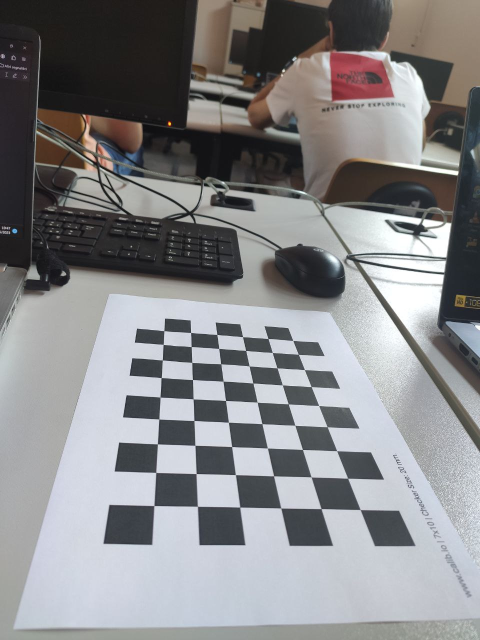
//> input picture Images/scacchiera (1).jpg, 960 x 1280 px (shown at 1/2 size)
$ ./task2 Images/   (built with g++ and OpenCV 4)
//> lines starting //> are read from the running program, lines starting //| are printed output that depends on the picture; after the words box and inside, x2 and y2 are one past the last pixel; in counts of white or black regions, pixels touching at a corner belong together
### functions/calibrationUtils.hpp
#ifndef CALIBRATION_UTILS_H
#define CALIBRATION_UTILS_H

#include <vector>
#include <opencv2/core.hpp>

#define CHECKER_SIZE 21.5 // about 2,15 cm per square

void computeObjectPts(std::vector<std::vector<cv::Point3f>> &objectPoints, // input & output
                      std::vector<std::vector<cv::Point2f>> &imagePoints,  // input & output
                      cv::Size patternSize, std::vector<cv::Point2f> corners);

double computeReprojectionError(cv::Mat cameraMatrix, cv::Mat distCoeffs,
                                std::vector<cv::Mat> rotationVec, std::vector<cv::Mat> translationVec,
                                std::vector<std::vector<cv::Point2f>> imagePoints,
                                std::vector<std::vector<cv::Point3f>> objectPoints);

void computeChessboard(cv::Mat &image, cv::Size patternSize,
                       std::vector<cv::Point2f> &corners,
                       std::vector<std::vector<cv::Point2f>> &imagePoints);

#endif

### functions/utils.hpp
#ifndef UTILS_H
#define UTILS_H

#include <string>
#include <vector>
#include <opencv2/core.hpp>

/*
    USEFUL FUNCTIONS
*/
void readImages(std::string directory, std::vector<cv::Mat> &images);
double computeReprojectionError(cv::Mat cameraMatrix, cv::Mat distCoeffs,
                                std::vector<cv::Mat> rotationVec, std::vector<cv::Mat> translationVec,
                                std::vector<std::vector<cv::Point2f>> imagePoints,
                                std::vector<std::vector<cv::Point3f>> objectPoints);
void undistortImages1(cv::Mat distortedImg, cv::Mat cameraMatrix, cv::Mat distCoeffs);
void undistortImages2(cv::Mat distortedImg, cv::Mat cameraMatrix, cv::Mat distCoeffs);

#endif // UTILS_H

### functions/calibrationUtils.cpp
#include "calibrationUtils.hpp"
#include <opencv2/opencv.hpp>
#include <string>
#include <vector>

void computeObjectPts(std::vector<std::vector<cv::Point3f>> &objectPoints, // input & output
                      std::vector<std::vector<cv::Point2f>> &imagePoints,  // input & output
                      cv::Size patternSize, std::vector<cv::Point2f> corners)
{
    std::vector<cv::Point3f> obj;
    for (int i = 0; i < patternSize.height; i++)
    {
        for (int j = 0; j < patternSize.width; j++)
        {
            double resJ = (double)j * CHECKER_SIZE;
            double resI = (double)i * CHECKER_SIZE;
            obj.push_back(cv::Point3f(resJ, resI, 0));
        }
    }

    imagePoints.push_back(corners);
    objectPoints.push_back(obj);
    objectPoints.resize(imagePoints.size(), objectPoints[0]);
}

void computeChessboard(cv::Mat &image, cv::Size patternSize, std::vector<cv::Point2f> &corners, std::vector<std::vector<cv::Point2f>> &imagePoints)
{
    cv::Mat gray;
    bool patternFound;

    cv::cvtColor(image, gray, cv::COLOR_BGR2GRAY); // Convert the image to grayscale
    gray.convertTo(gray, CV_8U);

    patternFound = cv::findChessboardCorners(gray, patternSize, corners,
                                             cv::CALIB_CB_ADAPTIVE_THRESH + cv::CALIB_CB_NORMALIZE_IMAGE + cv::CALIB_CB_FAST_CHECK);

    if (patternFound)
    {
        cornerSubPix(gray, corners, cv::Size(11, 11), cv::Size(-1, -1),
                     cv::TermCriteria(cv::TermCriteria::Type::EPS + cv::TermCriteria::Type::MAX_ITER, 30, 0.1));
    }

    cv::drawChessboardCorners(image, patternSize, cv::Mat(corners), patternFound);

    // cv::imshow(std::to_string(i), images[i]);
    // cv::waitKey();
}

double computeReprojectionError(cv::Mat cameraMatrix, cv::Mat distCoeffs,
                                std::vector<cv::Mat> rotationVec, std::vector<cv::Mat> translationVec,
                                std::vector<std::vector<cv::Point2f>> imagePoints,
                                std::vector<std::vector<cv::Point3f>> objectPoints)
{
    double totalError = 0;
    int totalPoints = 0;
    for (size_t i = 0; i < objectPoints.size(); i++)
    {
        std::vector<cv::Point2f> imagePoints2;
        cv::projectPoints(objectPoints[i], rotationVec[i], translationVec[i], cameraMatrix,
                          distCoeffs, imagePoints2);
        double error = cv::norm(imagePoints[i], imagePoints2, cv::NORM_L2);
        totalError += error * error;
        totalPoints += objectPoints[i].size();
    }
    double meanError = std::sqrt(totalError / totalPoints);
}

### functions/utils.cpp
#include "utils.hpp"
#include <dirent.h>
#include <iostream>
#include <opencv2/opencv.hpp>
#include <string>
#include <vector>

void readImages(std::string directory, std::vector<cv::Mat> &images)
{
//> called with directory = "Images/"
    for (int i = 1; i <= 27; i++) // change to 27 if you want to try with my camera pictures
    {
        cv::Mat image;

        std::string fileName = "scacchiera (" + std::to_string(i) + ")"; // orders the images
        std::string filePath = directory + "/" + fileName + ".jpg";      // change to .JPG if you want to try my camera settings

        if (FILE *file = fopen(filePath.c_str(), "r"))
        {
            fclose(file);
            image = cv::imread(filePath, cv::IMREAD_COLOR);
//> image is the input picture: 1280 rows x 960 cols, CV_8UC3; mean B, G, R 136.5, 134.7, 134.6
        }
        else
        {
            std::cout << "ERROR - UTILS.CPP";
            return;
        }
        images.push_back(image);
    }
}

// [45 lines left out: functions undistortImages1, undistortImages2, not called in this run]

### task2.cpp
// STD
#include <iostream>
#include <string>
#include <vector>

// OPENCV
#include <opencv2/opencv.hpp>

// MIE
#include "functions/utils.hpp"
#include "functions/calibrationUtils.hpp"

using std::cout;
using std::endl;

int main(int argc, char *argv[])
{
    if (argc < 2)
    {
        std::cerr << "Usage: " << argv[0] << " /Path/to/Images/" << endl;
        return -1;
    }

    std::string directory = argv[1]; // disrectory name
    std::vector<cv::Mat> images;     // images = vector where images read are put
    std::vector<cv::Point2f> corners;
    std::vector<std::vector<cv::Point2f>> imagePoints;

    cv::Size patternSize;
    if (directory.find("checkboard") != std::string::npos)
    {
        patternSize = cv::Size(6, 5); // interior number of corners
    }
    else
    {
        patternSize = cv::Size(9, 6); // interior number of corners
    }

    readImages(directory, images);

    // Reading all images and putting them into a vector

    for (int i = 0; i < images.size(); i++)
    {
        computeChessboard(images[i], patternSize, corners, imagePoints);
        std::string fileName = "../Results/ChessboardResult/result" + std::to_string(i);
        cv::imwrite(fileName + ".jpg", images[i]);
    }
//> this loop made 1 pass
//> (patternFound in computeChessboard, imagePoints) on pass 1: (true, 0 point lists)
//> pass 1, in computeChessboard, `cv::cvtColor(image, gray, cv::COLOR_BGR2GRAY);`:
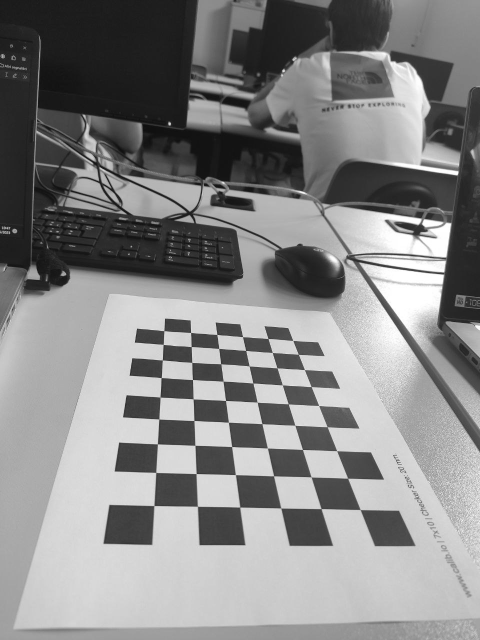
//> gray: 1280 rows x 960 cols, CV_8UC1 (shown at 1/2 size); min 2, max 255, mean 134.9
//> pass 1, in computeChessboard, `cv::drawChessboardCorners(image, patternSize, cv::Mat(corners), patter..`:
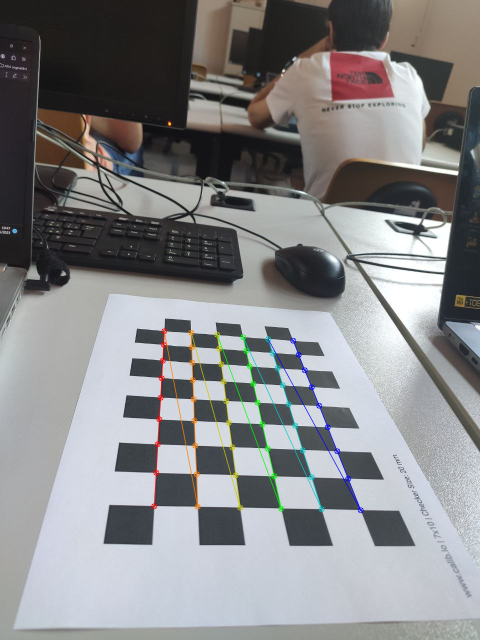
//> image: 1280 rows x 960 cols, CV_8UC3 (shown at 1/2 size); 1.29% of pixels changed, all inside (x1, y1, x2, y2) = (302, 656, 728, 1027)
//> after the loop, corners = 54 Points (x, y), first 12: [308.3, 1011.6], [312.1, 945.4], [315.3, 888.3], [318.3, 838.5], [320.5, 794.6], [322.7, 755.7], [325.1, 720.5], [326.8, 689.3], [328.3, 661.8], [395.3, 1012.9], [392.7, 947.6], [390.4, 890.9]

    cout << "width: " << patternSize.width << endl;
//| width: 9
    cout << "height: " << patternSize.height << endl;
//| height: 6

    // Computing Object Points
    std::vector<std::vector<cv::Point3f>> objectPoints;
    computeObjectPts(objectPoints, imagePoints, patternSize, corners);
//> the loop in computeObjectPts, `for (int i = 0; i < patternSize.height; i++)` made 6 passes
//> after the loop in computeObjectPts, `for (int i = 0; i < patternSize.height; i++)`: obj = 54 Point3s, first 12: [0, 0, 0], [21.5, 0, 0], [43, 0, 0], [64.5, 0, 0], [86, 0, 0], [107.5, 0, 0], [129, 0, 0], [150.5, 0, 0], [172, 0, 0], [0, 21.5, 0], [21.5, 21.5, 0], [43, 21.5, 0]
//> in computeObjectPts, `imagePoints.push_back(corners);`: imagePoints = 1 point lists
//> in computeObjectPts, `objectPoints.push_back(obj);`: objectPoints = 1 item
//> objectPoints = 1 item; imagePoints = 1 point lists

    // Print Object and Image points
    printPoints("Image", imagePoints);
//> (this line was passed over: printPoints is not available in this run)
    printPoints("Object", objectPoints);
//> (this line was passed over: printPoints is not available in this run)

    // Calibration of the Camera
    cv::Mat cameraMatrix, distCoeffs;
    std::vector<cv::Mat> rotationVec, translationVec;
    double rms = cv::calibrateCamera(objectPoints, imagePoints, images[0].size(), cameraMatrix,
                                     distCoeffs, rotationVec, translationVec);
//> cameraMatrix = [[974.3, 0, 500.4], [0, 1039.3, 644.5], [0, 0, 1]]; distCoeffs = [0.0955, -0.545, -0.00369, 0.00843, 1.5]; rms = 0.233

    cout << cameraMatrix << endl;
//| [974.2776992511799, 0, 500.4452466485794;
//|  0, 1039.254009509793, 644.4883129812775;
//|  0, 0, 1]
    cout << "RMS: " << rms << endl;
//| RMS: 0.232861

    // Computing mean reprojection error
    double meanError = computeReprojectionError(cameraMatrix, distCoeffs,
                                                rotationVec, translationVec,
                                                imagePoints, objectPoints);
//> the loop in computeReprojectionError, `for (size_t i = 0; i < objectPoints.size(); i++)` made 1 pass
//> (error, totalError, totalPoints) on pass 1: (1.7, 2.89, 54)
//> after the loop in computeReprojectionError, `for (size_t i = 0; i < objectPoints.size(); i++)`: totalError = 2.89; totalPoints = 54
//> in computeReprojectionError, `double meanError = std::sqrt(totalError / totalPoints);`: meanError = 0.231
//> meanError = 0
    cout << "Mean Reprojection Error: " << meanError << endl;
//| Mean Reprojection Error: 0

    // Undistorting input image
    std::cout << " ## UNDISTORT IMAGES ##" << endl
              << "Please enter path to an image: ";
    std::string path;
    std::getline(std::cin, path);
//> the answer given: Images/scacchiera (1).jpg

    if (!path.empty())
    {
        std::size_t pos = path.find_last_of("/\\");
        std::string fileToPass = path.substr(pos + 1);
        std::cout << fileToPass << std::endl;

        cv::Mat distortedImg = cv::imread(path, cv::IMREAD_COLOR);
//> (the run ends here: the program needs code that is not available in this run, at `undistortImages1(fileToPass, distortedImg, cameraMatrix, distCoeffs);`)
